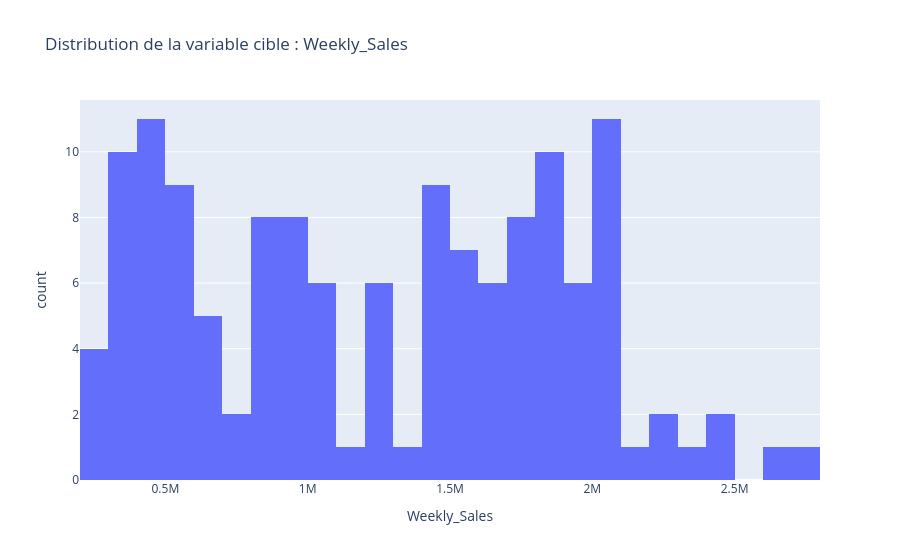

The notebook cell this image was saved under:
### Markdown cell above
### **04 - Variable Cible**

### Code cell
df["Weekly_Sales"].value_counts()
df["Weekly_Sales"].value_counts(normalize=True) * 100 

px.histogram(df, x="Weekly_Sales",
        nbins=30,
        title="Distribution de la variable cible : Weekly_Sales")

### Figure 1 — Plotly figure (JSON) as saved in the notebook; plotly's stock layout.template omitted (floating-point values rounded to 4 significant figures; data arrays with more than 128 entries replaced by an {"elided": "..."} marker saying what was removed)
{"data": [{"alignmentgroup": "True", "bingroup": "x", "hovertemplate": "Weekly_Sales=%{x}<br>count=%{y}<extra></extra>", "legendgroup": "", "marker": {"color": "#636efa", "pattern": {"shape": ""}}, "name": "", "nbinsx": 30, "offsetgroup": "", "orientation": "v", "showlegend": false, "type": "histogram", "x": {"elided": "150 float values"}, "xaxis": "x", "yaxis": "y"}], "layout": {"barmode": "relative", "legend": {"tracegroupgap": 0}, "title": {"text": "Distribution de la variable cible : Weekly_Sales"}, "xaxis": {"anchor": "y", "domain": [0, 1], "title": {"text": "Weekly_Sales"}}, "yaxis": {"anchor": "x", "domain": [0, 1], "title": {"text": "count"}}}}
